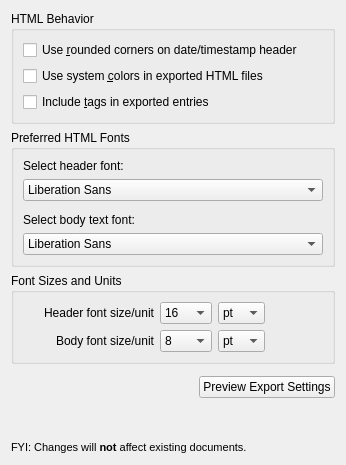
<?xml version="1.0" encoding="UTF-8"?>
<ui version="4.0">
 <class>ConfigurationExport</class>
 <widget class="QWidget" name="ConfigurationExport">
  <property name="geometry">
   <rect>
    <x>0</x>
    <y>0</y>
    <width>346</width>
    <height>465</height>
   </rect>
  </property>
  <property name="windowTitle">
   <string>Form</string>
  </property>
  <layout class="QVBoxLayout" name="verticalLayout">
   <item>
    <widget class="QGroupBox" name="groupBox">
     <property name="title">
      <string>HTML Behavior</string>
     </property>
     <layout class="QVBoxLayout" name="verticalLayout_2">
      <item>
       <widget class="QCheckBox" name="RoundCorners">
        <property name="text">
         <string>Use &amp;rounded corners on date/timestamp header</string>
        </property>
       </widget>
      </item>
      <item>
       <widget class="QCheckBox" name="SystemColors">
        <property name="text">
         <string>Use system &amp;colors in exported HTML files</string>
        </property>
       </widget>
      </item>
      <item>
       <widget class="QCheckBox" name="IncludeTags">
        <property name="text">
         <string>Include &amp;tags in exported entries</string>
        </property>
       </widget>
      </item>
     </layout>
    </widget>
   </item>
   <item>
    <widget class="QGroupBox" name="groupBox_2">
     <property name="title">
      <string>Preferred HTML Fonts</string>
     </property>
     <layout class="QVBoxLayout" name="verticalLayout_3">
      <item>
       <widget class="QLabel" name="label">
        <property name="text">
         <string>Select header font:</string>
        </property>
       </widget>
      </item>
      <item>
       <widget class="QFontComboBox" name="HeaderFont">
        <property name="toolTip">
         <string>&lt;p&gt;Recommendation: For best results, use sans serif fonts (e.g. Arial, Verdana, Calibri) for headers. The preferred font is used by default; other fonts are substituted if the preferred font is not available on the current system.&lt;/p&gt;</string>
        </property>
        <property name="editable">
         <bool>false</bool>
        </property>
       </widget>
      </item>
      <item>
       <spacer name="verticalSpacer_2">
        <property name="orientation">
         <enum>Qt::Vertical</enum>
        </property>
        <property name="sizeType">
         <enum>QSizePolicy::Fixed</enum>
        </property>
        <property name="sizeHint" stdset="0">
         <size>
          <width>20</width>
          <height>6</height>
         </size>
        </property>
       </spacer>
      </item>
      <item>
       <widget class="QLabel" name="label_2">
        <property name="text">
         <string>Select body text font:</string>
        </property>
       </widget>
      </item>
      <item>
       <widget class="QFontComboBox" name="BodyFont">
        <property name="toolTip">
         <string>&lt;p&gt;Recommendation: Serif fonts (e.g. Times New Roman, Cambria, etc.) work best with body text. The preferred font is used by default; other fonts are substituted if the preferred font is not available on the current system.&lt;/p&gt;</string>
        </property>
        <property name="editable">
         <bool>false</bool>
        </property>
       </widget>
      </item>
     </layout>
    </widget>
   </item>
   <item>
    <widget class="QGroupBox" name="groupBox_3">
     <property name="title">
      <string>Font Sizes and Units</string>
     </property>
     <layout class="QHBoxLayout" name="horizontalLayout_2">
      <item>
       <layout class="QGridLayout" name="gridLayout">
        <item row="0" column="1">
         <widget class="QLabel" name="label_3">
          <property name="text">
           <string>Header font size/unit</string>
          </property>
          <property name="alignment">
           <set>Qt::AlignRight|Qt::AlignTrailing|Qt::AlignVCenter</set>
          </property>
         </widget>
        </item>
        <item row="0" column="2">
         <widget class="QComboBox" name="HeaderSize">
          <property name="minimumSize">
           <size>
            <width>52</width>
            <height>0</height>
           </size>
          </property>
          <item>
           <property name="text">
            <string>16</string>
           </property>
          </item>
          <item>
           <property name="text">
            <string>18</string>
           </property>
          </item>
          <item>
           <property name="text">
            <string>20</string>
           </property>
          </item>
          <item>
           <property name="text">
            <string>22</string>
           </property>
          </item>
          <item>
           <property name="text">
            <string>24</string>
           </property>
          </item>
          <item>
           <property name="text">
            <string>26</string>
           </property>
          </item>
          <item>
           <property name="text">
            <string>28</string>
           </property>
          </item>
          <item>
           <property name="text">
            <string>30</string>
           </property>
          </item>
          <item>
           <property name="text">
            <string>34</string>
           </property>
          </item>
          <item>
           <property name="text">
            <string>38</string>
           </property>
          </item>
          <item>
           <property name="text">
            <string>40</string>
           </property>
          </item>
         </widget>
        </item>
        <item row="0" column="3">
         <widget class="QComboBox" name="HeaderUnit">
          <property name="toolTip">
           <string>Em units scale relative to font size; Pt units are fixed point size.</string>
          </property>
          <item>
           <property name="text">
            <string>pt</string>
           </property>
          </item>
          <item>
           <property name="text">
            <string>em</string>
           </property>
          </item>
         </widget>
        </item>
        <item row="1" column="1">
         <widget class="QLabel" name="label_4">
          <property name="text">
           <string>Body font size/unit</string>
          </property>
          <property name="alignment">
           <set>Qt::AlignRight|Qt::AlignTrailing|Qt::AlignVCenter</set>
          </property>
         </widget>
        </item>
        <item row="1" column="2">
         <widget class="QComboBox" name="BodySize">
          <property name="minimumSize">
           <size>
            <width>52</width>
            <height>0</height>
           </size>
          </property>
          <item>
           <property name="text">
            <string>8</string>
           </property>
          </item>
          <item>
           <property name="text">
            <string>10</string>
           </property>
          </item>
          <item>
           <property name="text">
            <string>12</string>
           </property>
          </item>
         </widget>
        </item>
        <item row="1" column="3">
         <widget class="QComboBox" name="BodyUnit">
          <property name="toolTip">
           <string>Em units scale relative to font size; Pt units are fixed point size.</string>
          </property>
          <item>
           <property name="text">
            <string>pt</string>
           </property>
          </item>
          <item>
           <property name="text">
            <string>em</string>
           </property>
          </item>
         </widget>
        </item>
        <item row="0" column="0" rowspan="2">
         <spacer name="horizontalSpacer_3">
          <property name="orientation">
           <enum>Qt::Horizontal</enum>
          </property>
          <property name="sizeType">
           <enum>QSizePolicy::Fixed</enum>
          </property>
          <property name="sizeHint" stdset="0">
           <size>
            <width>20</width>
            <height>20</height>
           </size>
          </property>
         </spacer>
        </item>
       </layout>
      </item>
      <item>
       <spacer name="horizontalSpacer_2">
        <property name="orientation">
         <enum>Qt::Horizontal</enum>
        </property>
        <property name="sizeType">
         <enum>QSizePolicy::Expanding</enum>
        </property>
        <property name="sizeHint" stdset="0">
         <size>
          <width>100</width>
          <height>20</height>
         </size>
        </property>
       </spacer>
      </item>
     </layout>
    </widget>
   </item>
   <item>
    <spacer name="verticalSpacer_4">
     <property name="orientation">
      <enum>Qt::Vertical</enum>
     </property>
     <property name="sizeType">
      <enum>QSizePolicy::Fixed</enum>
     </property>
     <property name="sizeHint" stdset="0">
      <size>
       <width>20</width>
       <height>6</height>
      </size>
     </property>
    </spacer>
   </item>
   <item>
    <layout class="QHBoxLayout" name="horizontalLayout">
     <item>
      <spacer name="horizontalSpacer">
       <property name="orientation">
        <enum>Qt::Horizontal</enum>
       </property>
       <property name="sizeHint" stdset="0">
        <size>
         <width>40</width>
         <height>20</height>
        </size>
       </property>
      </spacer>
     </item>
     <item>
      <widget class="QPushButton" name="PreviewFonts">
       <property name="minimumSize">
        <size>
         <width>130</width>
         <height>0</height>
        </size>
       </property>
       <property name="toolTip">
        <string>&lt;!DOCTYPE HTML PUBLIC &quot;-//W3C//DTD HTML 4.0//EN&quot; &quot;http://www.w3.org/TR/REC-html40/strict.dtd&quot;&gt;
&lt;html&gt;&lt;head&gt;&lt;meta name=&quot;qrichtext&quot; content=&quot;1&quot; /&gt;&lt;style type=&quot;text/css&quot;&gt;
p, li { white-space: pre-wrap; }
&lt;/style&gt;&lt;/head&gt;&lt;body style=&quot; font-family:'MS Shell Dlg 2'; font-size:8.25pt; font-weight:400; font-style:normal;&quot;&gt;
&lt;p style=&quot; margin-top:12px; margin-bottom:12px; margin-left:0px; margin-right:0px; -qt-block-indent:0; text-indent:0px;&quot;&gt;Click to see a sample document rendered with the current settings. All font/size changes are temporary until you click the &lt;span style=&quot; font-weight:600;&quot;&gt;OK&lt;/span&gt; button below.&lt;/p&gt;&lt;/body&gt;&lt;/html&gt;</string>
       </property>
       <property name="text">
        <string>Preview Export Settings</string>
       </property>
       <property name="icon">
        <iconset resource="../images.qrc">
         <normaloff>:/icons/document-globe.png</normaloff>:/icons/document-globe.png</iconset>
       </property>
      </widget>
     </item>
    </layout>
   </item>
   <item>
    <spacer name="verticalSpacer">
     <property name="orientation">
      <enum>Qt::Vertical</enum>
     </property>
     <property name="sizeType">
      <enum>QSizePolicy::Expanding</enum>
     </property>
     <property name="sizeHint" stdset="0">
      <size>
       <width>20</width>
       <height>6</height>
      </size>
     </property>
    </spacer>
   </item>
   <item>
    <widget class="QLabel" name="label_5">
     <property name="text">
      <string>&lt;!DOCTYPE HTML PUBLIC &quot;-//W3C//DTD HTML 4.0//EN&quot; &quot;http://www.w3.org/TR/REC-html40/strict.dtd&quot;&gt;
&lt;html&gt;&lt;head&gt;&lt;meta name=&quot;qrichtext&quot; content=&quot;1&quot; /&gt;&lt;style type=&quot;text/css&quot;&gt;
p, li { white-space: pre-wrap; }
&lt;/style&gt;&lt;/head&gt;&lt;body style=&quot; font-family:'MS Shell Dlg 2'; font-size:8.25pt; font-weight:400; font-style:normal;&quot;&gt;
&lt;p style=&quot; margin-top:0px; margin-bottom:0px; margin-left:0px; margin-right:0px; -qt-block-indent:0; text-indent:0px;&quot;&gt;FYI: Changes will &lt;span style=&quot; font-weight:600;&quot;&gt;not&lt;/span&gt; affect existing documents.&lt;/p&gt;&lt;/body&gt;&lt;/html&gt;</string>
     </property>
    </widget>
   </item>
  </layout>
 </widget>
 <resources>
  <include location="../images.qrc"/>
 </resources>
 <connections/>
</ui>
